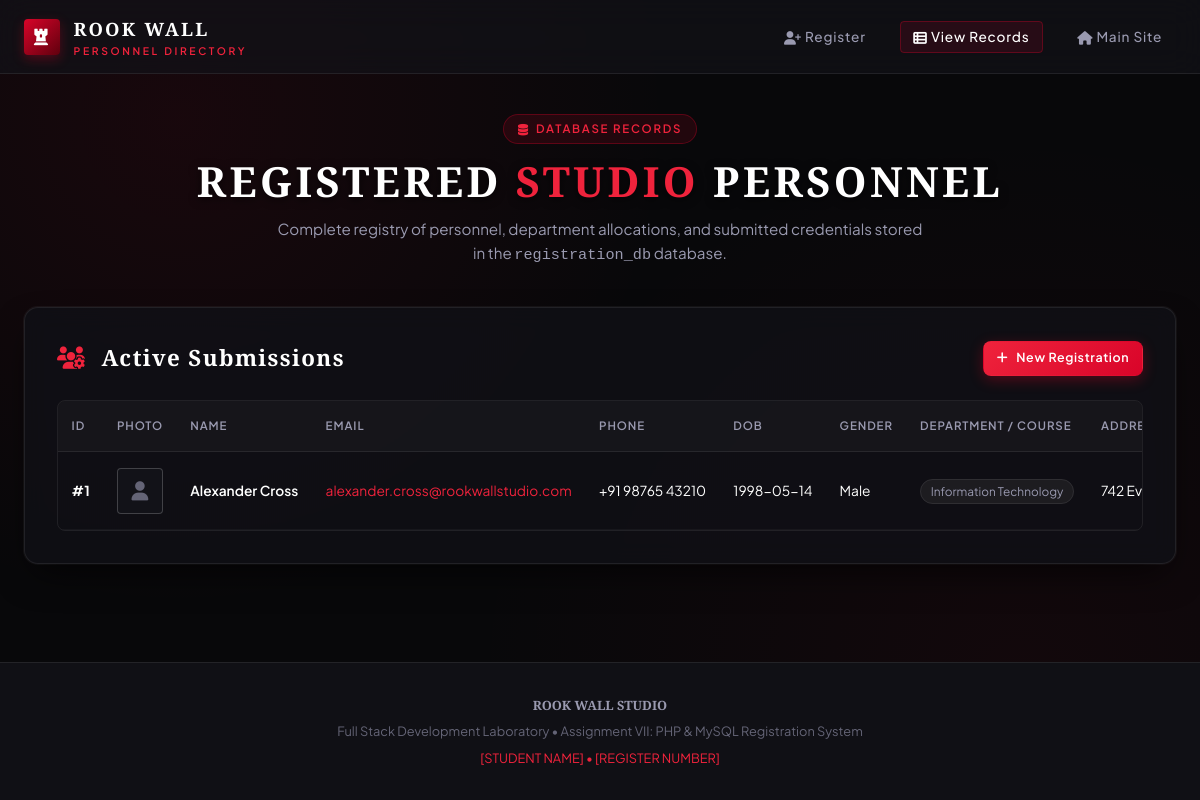
The app's page /view_records.php with its own data.
### tables this page shows
CREATE TABLE `users` (
  `id` INT AUTO_INCREMENT PRIMARY KEY,
  `name` VARCHAR(255) NOT NULL,
  `email` VARCHAR(255) NOT NULL UNIQUE,
  `phone` VARCHAR(20) NOT NULL,
  `dob` DATE NOT NULL,
  `gender` VARCHAR(20) NOT NULL,
  `address` TEXT NOT NULL,
  `course` VARCHAR(100) NOT NULL,
  `profile_pic` VARCHAR(255) NOT NULL,
  `created_at` TIMESTAMP DEFAULT CURRENT_TIMESTAMP
);

### view_records.php (the view, shortened to what this page needs)
<?php
require_once 'db_connect.php';
$sql = "SELECT id, name, email, phone, dob, gender, address, course, profile_pic, created_at FROM users ORDER BY id DESC";
$result = $conn->query($sql);
?>
<!DOCTYPE html>
<html lang="en">
<head>
  <link rel="stylesheet" href="https://cdnjs.cloudflare.com/ajax/libs/font-awesome/6.4.0/css/all.min.css">
  <link rel="stylesheet" href="style.css">
</head>
<body>
  <header class="site-header">
    <nav class="nav-container" aria-label="Main Navigation">
      <a href="index.php" class="nav-brand">
        <div class="brand-icon" aria-hidden="true"><i class="fa-solid fa-chess-rook"></i></div>
        <div>
          ROOK WALL
          <span class="brand-sub">PERSONNEL DIRECTORY</span>
        </div>
      </a>
      <ul class="nav-links">
        <li><a href="index.php" class="nav-link"><i class="fa-solid fa-user-plus"></i> Register</a></li>
        <li><a href="view_records.php" class="nav-link active"><i class="fa-solid fa-table-list"></i> View Records</a></li>
        <li><a href="../index.html" class="nav-link"><i class="fa-solid fa-house"></i> Main Site</a></li>
      </ul>
    </nav>
  </header>
  <main class="main-content">
    <section class="hero-banner">
      <div class="badge-tag"><i class="fa-solid fa-database"></i> Database Records</div>
      <h1 class="hero-title">REGISTERED <span>STUDIO</span> PERSONNEL</h1>
      <p class="hero-subtitle">Complete registry of personnel, department allocations, and submitted credentials stored in the <code>registration_db</code> database.</p>
    </section>
    <section class="records-container">
      <div class="records-header">
        <h2 class="records-title"><i class="fa-solid fa-users-gear" style="color: var(--accent-bright); margin-right: 0.5rem;"></i> Active Submissions</h2>
        <a href="index.php" class="btn btn-primary btn-sm">
          <i class="fa-solid fa-plus"></i> New Registration
        </a>
      </div>
      <div class="table-responsive">
        <table class="studio-table">
          <thead>
            <tr>
              <th>ID</th>
              <th>Photo</th>
              <th>Name</th>
              <th>Email</th>
              <th>Phone</th>
              <th>DOB</th>
              <th>Gender</th>
              <th>Department / Course</th>
              <th>Address</th>
            </tr>
          </thead>
          <tbody>
            <?php if ($result && $result->num_rows > 0): ?>
              <?php while ($row = $result->fetch_assoc()): ?>
                <tr>
                  <td><strong>#<?= htmlspecialchars($row['id'], ENT_QUOTES, 'UTF-8'); ?></strong></td>
                  <td>
                    <?php
                      $pic = $row['profile_pic'];
                      $img_path = 'uploads/' . $pic;
                      $show_default = empty($pic) || !file_exists(__DIR__ . DIRECTORY_SEPARATOR . 'uploads' . DIRECTORY_SEPARATOR . $pic);
                    ?>
                    <?php if (!$show_default): ?>
                      <img src="<?= htmlspecialchars($img_path, ENT_QUOTES, 'UTF-8'); ?>" alt="<?= htmlspecialchars($row['name'], ENT_QUOTES, 'UTF-8'); ?> photo" class="avatar-cell">
                    <?php else: ?>
                      <div class="avatar-cell" style="display:flex;align-items:center;justify-content:center;color:var(--text-muted);font-size:1.2rem;">
                        <i class="fa-solid fa-user"></i>
                      </div>
                    <?php endif; ?>
                  </td>
                  <td style="font-weight: 600; color: #fff;"><?= htmlspecialchars($row['name'], ENT_QUOTES, 'UTF-8'); ?></td>
                  <td><a href="mailto:<?= htmlspecialchars($row['email'], ENT_QUOTES, 'UTF-8'); ?>" style="color: var(--accent-bright);"><?= htmlspecialchars($row['email'], ENT_QUOTES, 'UTF-8'); ?></a></td>
                  <td><?= htmlspecialchars($row['phone'], ENT_QUOTES, 'UTF-8'); ?></td>
                  <td><?= htmlspecialchars($row['dob'], ENT_QUOTES, 'UTF-8'); ?></td>
                  <td><?= htmlspecialchars($row['gender'], ENT_QUOTES, 'UTF-8'); ?></td>
                  <td><span class="badge-course"><?= htmlspecialchars($row['course'], ENT_QUOTES, 'UTF-8'); ?></span></td>
                  <td style="max-width: 220px; overflow: hidden; text-overflow: ellipsis;" title="<?= htmlspecialchars($row['address'], ENT_QUOTES, 'UTF-8'); ?>">
                    <?= htmlspecialchars($row['address'], ENT_QUOTES, 'UTF-8'); ?>
                  </td>
                </tr>
              <?php endwhile; ?>
            <?php endif; ?>
          </tbody>
        </table>
      </div>
    </section>
  </main>
  <footer class="site-footer">
    <div class="footer-brand">ROOK WALL STUDIO</div>
    <p>Full Stack Development Laboratory &bull; Assignment VII: PHP & MySQL Registration System</p>
    <p style="margin-top: 0.35rem; color: var(--accent-bright);">[STUDENT NAME] &bull; [REGISTER NUMBER]</p>
  </footer>
</body>
</html>

### records on screen
users: id "1", name "Alexander Cross", email "alexander.cross@rookwallstudio.com", phone "+91 98765 43210", dob "1998-05-14", gender "Male", course "Information Technology", address "742 Evergreen Terrace, Mum…"
